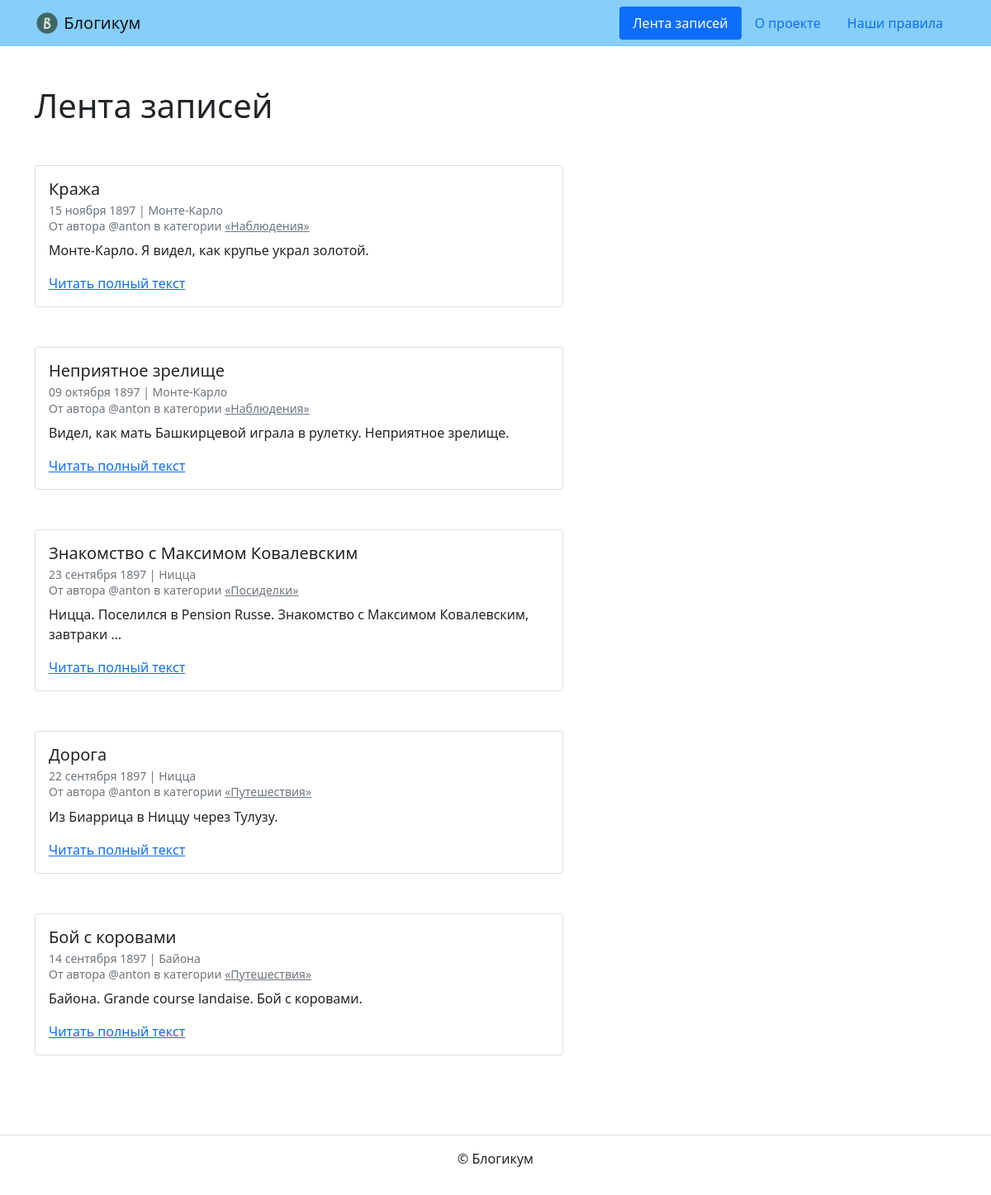
The page / on the database its author committed.
### blog/models.py (models this page shows, shortened)
class PublishedAndCreated(models.Model):
    is_published = models.BooleanField(
        default=True,
        verbose_name='Опубликовано',
        help_text='Снимите галочку, чтобы скрыть публикацию.'
    )
    created_at = models.DateTimeField(
        auto_now_add=True,
        verbose_name='Добавлено',
        help_text='Снимите галочку, чтобы скрыть публикацию.'
    )
    class Meta:
        abstract = True

class Post(PublishedAndCreated):
    title = models.CharField(max_length=256, verbose_name='Заголовок')
    text = models.TextField(verbose_name='Текст')
    pub_date = models.DateTimeField(
        verbose_name='Дата и время публикации',
        help_text='Если установить дату и время в будущем'
                  ' — можно делать отложенные публикации.'
    )
    author = models.ForeignKey(
        User,
        on_delete=models.CASCADE,
        verbose_name='Автор публикации',
        related_name='author'
    )
    location = models.ForeignKey(
        Location,
        on_delete=models.SET_NULL,
        null=True,
        verbose_name='Местоположение',
        blank=False
    )
    category = models.ForeignKey(
        Category,
        on_delete=models.SET_NULL,
        null=True,
        verbose_name='Категория',
    )
    class Meta:
        verbose_name = 'публикация'
        verbose_name_plural = 'Публикации'
        default_related_name = ''
        ordering = ["-pub_date"]

class Location(PublishedAndCreated):
    name = models.CharField('Название места', max_length=256)
    class Meta:
        verbose_name = 'местоположение'
        verbose_name_plural = 'Местоположения'

class Category(PublishedAndCreated):
    title = models.CharField(max_length=256, verbose_name='Заголовок')
    description = models.TextField(verbose_name='Описание')
    slug = models.SlugField(
        unique=True,
        verbose_name='Идентификатор',
        help_text=(
            'Идентификатор страницы для URL;'
            ' разрешены символы латиницы, цифры, дефис и подчёркивание.'
        )
    )
    class Meta:
        verbose_name = 'категория'
        verbose_name_plural = 'Категории'

### blog/views.py (the view)
# urls.py: path('', views.index, name='index'),
def index(request):
    post_list = get_request().order_by('-pub_date')[:NUMBER_OF_POSTS_VISIBLE]
    context = {'post_list': post_list}
    return render(request, 'blog/index.html', context)

### blog/views.py (called while the page is built)
def get_request():
    post_list = Post.objects.select_related(
        'category',
        'location',
        'author'
    ).filter(
        is_published=True,
        category__is_published=True,
        pub_date__lte=timezone.now())
    return post_list

### templates/blog/index.html (shortened to what this page needs)
{% extends "base.html" %}
{% block content %}
  <h1 class="mb-5">Лента записей</h1>
  {% for post in post_list %}
    <article class="mb-5">
      {% include "includes/post_card.html" %}
    </article>
  {% endfor %}
{% endblock %}

### templates/base.html (shortened to what this page needs)
{% load static %}
<!DOCTYPE html>
<html lang="ru">
  <head>
    <link rel="stylesheet" href="{% static 'css/bootstrap.min.css' %}">
  </head>
  <body>
    {% include "includes/header.html" %}
    <main>
      <div class="container py-5">
      {% block content %}{% endblock %}
      </div>
    </main>
    {% include "includes/footer.html" %}
  </body>
</html>

### templates/includes/header.html
{% load static %}
<header>
  <nav class="navbar navbar-light" style="background-color: lightskyblue">
    <div class="container">
      <a class="navbar-brand" href="{% url 'blog:index' %}">
        <img src="{% static 'img/logo.png' %}" width="30" height="30" class="d-inline-block align-top" alt="">
        Блогикум
      </a>
      {% with request.resolver_match.view_name as view_name %}
        <ul class="nav  nav-pills">
          <li class="nav-item">
            <a class="nav-link {% if view_name == 'blog:index' %} active {% endif %}" href="{% url 'blog:index' %}">
              Лента записей
            </a>
          </li>
          <li class="nav-item">
            <a class="nav-link {% if view_name == 'pages:about' %} active {% endif %}" href="{% url 'pages:about' %}">
              О проекте
            </a>
          </li>
          <li class="nav-item">
            <a class="nav-link {% if view_name == 'pages:rules' %} active {% endif %}" href="{% url 'pages:rules' %}">
              Наши правила
            </a>
          </li>
        </ul>
      {% endwith %}
    </div>
  </nav>
</header>

### templates/includes/post_card.html
<div class="card" style="width: 40rem;">
  <div class="card-body">
    <h5 class="card-title">{{ post.title }}</h5>
    <h6 class="card-subtitle mb-2 text-muted">
      <small>
        {{ post.pub_date|date:"d E Y" }} | {% if post.location and post.location.is_published %}{{ post.location.name }}{% else %}Планета Земля{% endif %}<br>
        От автора @{{ post.author.username }} в категории {% include "includes/category_link.html" %}
      </small>
    </h6>
    <p class="card-text">{{ post.text|truncatewords:10 }}</p>
    <a href="{% url 'blog:post_detail' post.id %}" class="card-link">Читать полный текст</a>
  </div>
</div>

### templates/includes/category_link.html
<a class="text-muted" href="{% url 'blog:category_posts' post.category.slug %}">
  «{{ post.category.title }}»
</a>

### templates/includes/footer.html
<footer class="border-top text-center py-3">
  <p>© Блогикум</p>
</footer>

### rows shown on the page
Post: title "Кража", pub_date "15 ноября 1897", location.name "Монте-Карло", author.username "anton", category "Наблюдения", text "Монте-Карло. Я видел, как крупье украл золотой."
Post: title "Неприятное зрелище", pub_date "09 октября 1897", location.name "Монте-Карло", author.username "anton", category "Наблюдения", text "Видел, как мать Башкирцевой играла в рулетку. Неприятное зрелище."
Post: title "Знакомство с Максимом Ковалевским", pub_date "23 сентября 1897", location.name "Ницца", author.username "anton", category "Посиделки", text "Ницца. Поселился в Pension Russe. Знакомство с Максимом Ковалевским, завтраки …"
Post: title "Дорога", pub_date "22 сентября 1897", location.name "Ницца", author.username "anton", category "Путешествия", text "Из Биаррица в Ниццу через Тулузу."
Post: title "Бой с коровами", pub_date "14 сентября 1897", location.name "Байона", author.username "anton", category "Путешествия", text "Байона. Grande course landaise. Бой с коровами."
